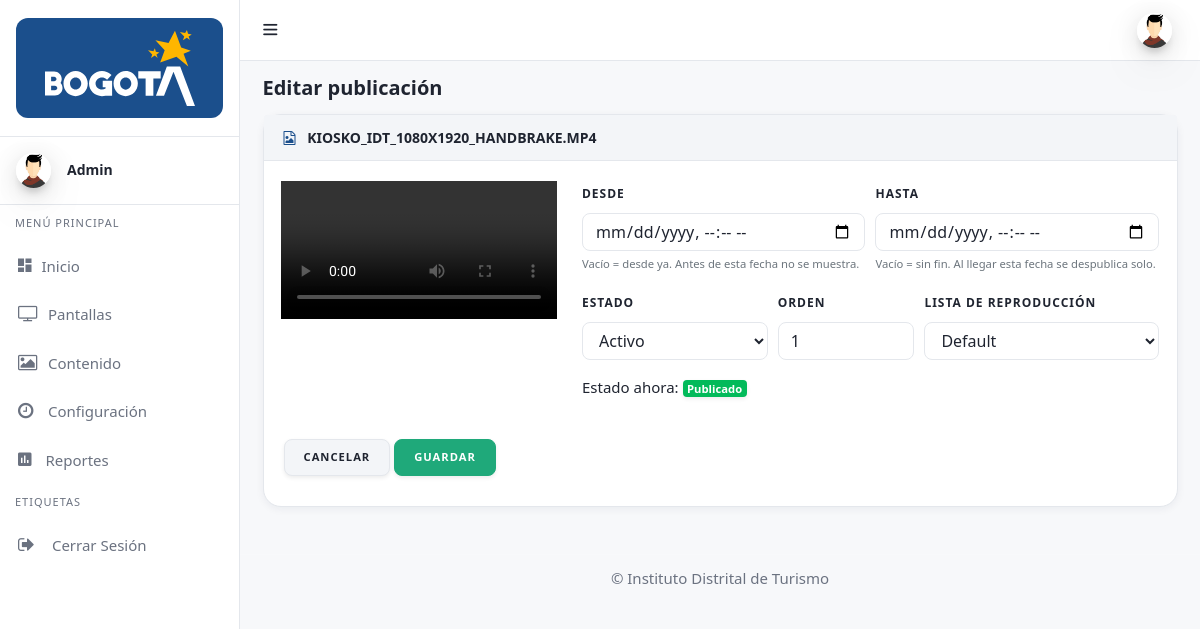
The app's page /admin/editar_contenido.php?id=2 (signed in) with its own data.
### tables this page shows
CREATE TABLE `usuarios` (
  `ID` int(11) NOT NULL,
  `Nombre` varchar(80) NOT NULL,
  `Correo` varchar(80) NOT NULL,
  `Foto_Usuario` varchar(80) NOT NULL,
  `Funcion` int(11) NOT NULL,
  `Password` varchar(50) NOT NULL
);

CREATE TABLE `contenido` (
  `ID` int(11) NOT NULL,
  `URL` varchar(50) NOT NULL,
  `Tipo` varchar(10) NOT NULL,
  `Estado` tinyint(1) NOT NULL,
  `Orden` varchar(20) NOT NULL,
  `Lista-Reproduccion` int(11) NOT NULL,
  `Fecha_Modificación` datetime NOT NULL,
  `Usuario` varchar(50) NOT NULL
);

### admin/assets/php/contenido_helpers.php (called while the page is built, shortened)
<?php
function fecha_input($valor) {
	return $valor ? date("Y-m-d\TH:i", strtotime($valor)) : '';
}

### admin/editar_contenido.php (the view, shortened to what this page needs)
<?php
include 'assets/php/Conexion_DB.php';
include 'assets/php/contenido_helpers.php';
$id = $_SESSION['id_Correo'];
$sql = "SELECT usuarios.ID, usuarios.Nombre, usuarios.Correo, usuarios.Foto_Usuario, funciones_usuario.Funcion FROM usuarios INNER JOIN funciones_usuario ON usuarios.Funcion = funciones_usuario.ID WHERE usuarios.ID = '$id' ";
$resultado = mysqli_query($conexion, $sql);
$datos = mysqli_fetch_array($resultado);
$name_user = $datos['Nombre'];
$mail_user = $datos['Correo'];
$foto_user = $datos['Foto_Usuario'];
$funcion_user = $datos['Funcion'];
$consulta_programacion = mysqli_query($conexion,"SELECT * FROM `lista-reproduccion` ");
$id = (int) ($_GET['id'] ?? $_POST['ID'] ?? 0);
$consulta_imagen = mysqli_query($conexion,"SELECT * FROM `contenido` WHERE ID = $id");
$datos_img = mysqli_fetch_array($consulta_imagen);
$url_img = $datos_img["URL"];
$tipo = $datos_img["Tipo"];
$estado = $datos_img["Estado"];
$orden = $datos_img["Orden"];
$lista_anterior = $datos_img["Lista-Reproduccion"];
$fecha_inicio = $datos_img["Fecha_Inicio"];
$fecha_fin = $datos_img["Fecha_Fin"];
$volver = 'contenido.php';
?>
<!DOCTYPE html>
<html lang="es">
<head>
  <link href="assets/plugins/fancybox/css/jquery.fancybox.min.css" rel="stylesheet" type="text/css"/>
  <link href="assets/plugins/simplebar/css/simplebar.css" rel="stylesheet"/>
  <link href="assets/css/bootstrap.min.css" rel="stylesheet"/>
  <link href="assets/css/animate.css" rel="stylesheet" type="text/css"/>
  <link href="assets/css/icons.css" rel="stylesheet" type="text/css"/>
  <link href="assets/css/sidebar-menu.css" rel="stylesheet"/>
  <link href="assets/css/app-style.css" rel="stylesheet"/>
</head>
<body class="bg-theme bg-theme9">
 <div id="wrapper">
	 <?php include 'assets/php/menu_lateral.php' ?>
	 <?php include 'assets/php/menu_superior.php' ?>
  <div class="content-wrapper">
    <div class="container-fluid">
     <div class="row pt-2 pb-2">
        <div class="col-sm-9">
			<h4 class="page-title">Editar publicación</h4>
	   </div>
     </div>
<div class="row">
        <div class="col-lg-12">
          <div class="card">
			  <div class="card-header text-uppercase"><i class="fa fa-file-image-o"></i> <?php echo htmlspecialchars($url_img); ?></div>
            <div class="card-body">
		<form action="editar_contenido.php" method="POST">
			<div class="row">
				<div class="col-12 col-lg-4">
					<?php $src_img = 'assets/galeria/' . rawurlencode($url_img); ?>
					<?php if ($tipo == 'video'): ?>
						<video width="100%" controls preload="metadata"><source src="<?php echo $src_img; ?>" type="video/mp4"></video>
					<?php else: ?>
						<a href="<?php echo $src_img; ?>" data-fancybox="images" data-caption="<?php echo htmlspecialchars($url_img); ?>">
							<img src="<?php echo $src_img; ?>" class="lightbox-thumb img-thumbnail" alt="">
						</a>
					<?php endif; ?>
				</div>
				<div class="col-12 col-lg-8">
					<div class="form-row">
						<div class="form-group col-md-6">
							<label>Desde</label>
							<input class="form-control" type="datetime-local" name="fecha_inicio" value="<?php echo fecha_input($fecha_inicio); ?>">
							<small class="text-muted">Vacío = desde ya. Antes de esta fecha no se muestra.</small>
						</div>
						<div class="form-group col-md-6">
							<label>Hasta</label>
							<input class="form-control" type="datetime-local" name="fecha_fin" value="<?php echo fecha_input($fecha_fin); ?>">
							<small class="text-muted">Vacío = sin fin. Al llegar esta fecha se despublica solo.</small>
						</div>
						<div class="form-group col-md-4">
							<label>Estado</label>
							<select class="form-control" name="Estado">
								<option value="1" <?php echo $estado == '1' ? 'selected' : ''; ?>>Activo</option>
							</select>
						</div>
						<div class="form-group col-md-3">
							<label>Orden</label>
							<input class="form-control" type="number" name="orden" value="<?php echo (int) $orden; ?>" required>
						</div>
						<div class="form-group col-md-5">
							<label>Lista de reproducción</label>
							<select class="form-control" name="Lista" required>
								<?php foreach ($consulta_programacion as $datos_sliders){ ?>
								<option value="<?php echo (int) $datos_sliders['ID']; ?>" <?php echo $datos_sliders['ID'] == $lista_anterior ? 'selected' : ''; ?>><?php echo htmlspecialchars($datos_sliders['Nombre']); ?></option>
								<?php } ?>
							</select>
						</div>
					</div>
					<p class="mb-0">Estado ahora:
						<?php list(, $etq_estado, $clase_estado) = estado_publicacion($datos_img); ?>
						<span class="badge <?php echo $clase_estado; ?>"><?php echo $etq_estado; ?></span>
					</p>
				</div>
			</div>
			<div class="form-footer">
				<a href="<?php echo htmlspecialchars($volver); ?>" class="btn btn-secondary">Cancelar</a>
				<input type="submit" class="btn btn-success" name="Actualizar" value="Guardar">
			</div>
        </form>
            </div>
          </div>
        </div>
      </div>
    </div>
   </div>
	<footer class="footer">
      <div class="container">
        <div class="text-center">
          © Instituto Distrital de Turismo
        </div>
      </div>
    </footer>
  </div>
</body>
</html>

### admin/assets/php/menu_lateral.php (shortened to what this page needs)
<?php
function idt_avatar($foto, $correo, $class = '', $variant = 'circle') {
	$foto = trim((string) $foto);
	if ($foto !== '' && file_exists(__DIR__ . '/../../' . $foto)) {
		return '<img class="' . htmlspecialchars($class) . '" src="' . htmlspecialchars($foto) . '" alt="Foto de perfil">';
	}
	$inicial = strtoupper(substr(trim((string) $correo), 0, 1));
	$variantClass = $variant === 'block' ? 'avatar-initial-block' : 'avatar-initial';
	return '<span class="' . $variantClass . ' ' . htmlspecialchars($class) . '">' . htmlspecialchars($inicial) . '</span>';
}
?>
<div id="sidebar-wrapper" data-simplebar="" data-simplebar-auto-hide="true">
	<div class="brand-logo">
      <a href="index.php" class="brand-logo-link">
       <span class="brand-plate">
         <img src="assets/images/logo-bogota.svg" class="brand-logo-svg" alt="Bogotá">
       </span>
     </a>
   </div>
   <div class="user-details">
	  <div class="media align-items-center user-pointer collapsed" data-toggle="collapse" data-target="#user-dropdown">
	    <div class="avatar">
			<?php echo idt_avatar($foto_user, $mail_user, 'mr-3 side-user-img'); ?>
		  </div>
	     <div class="media-body">
	     <h6 class="side-user-name"><?php echo $name_user; ?></h6>
	    </div>
       </div>
     </div>
      <ul class="sidebar-menu do-nicescrol">
      <li class="sidebar-header">MENÚ PRINCIPAL</li>
      <li>
        <a href="inicio.php" class="waves-effect">
          <i class="zmdi zmdi-view-dashboard"></i><span>Inicio</span>
        </a>
      </li>
	  <li>
        <a href="modulos.php" class="waves-effect">
          <i class="fa fa-tv"></i><span>Pantallas</span>
        </a>
      </li>
	  <li>
        <a href="contenido.php" class="waves-effect">
          <i class="fa fa-picture-o"></i><span>Contenido</span>
        </a>
      </li>
	  <li>
        <a href="configuracion.php" class="waves-effect">
          <i class="fa fa-clock-o"></i><span>Configuración</span>
        </a>
      </li>
	<?php
		if($funcion_user == 'Administrador'){
			echo '
	<li>
        <a href="reporte_pantallas.php" class="waves-effect">
          <i class="zmdi zmdi-chart"></i> <span>Reportes</span>
        </a>
      </li>
			';
		}
	?>
      <li class="sidebar-header">ETIQUETAS</li>
      <li>
		  <a href="assets/php/logout.php" class="waves-effect"><i class="fa fa-sign-out"></i>
		  <span>Cerrar Sesión</span></a>
	   </li>
    </ul>
   </div>

### admin/assets/css/sidebar-menu.css (style rules this page uses)
.sidebar-menu { list-style: none; margin: 0; padding: 0; background-color: transparent; }
.sidebar-menu>li { position: relative; margin: 0; padding: 0; }
.sidebar-menu>li>a { padding: 13px 5px 13px 15px; display: block; border-left: 3px solid transparent; color: rgba(255, 255, 255, 0.65); font-size: 15px; }
.sidebar-menu>li>a>.fa { width: 20px; }
.sidebar-menu li.sidebar-header { padding: 10px 25px 10px 15px; font-size: 12px; color: rgba(255, 255, 255, 0.5); }
.sidebar-menu a { color: #b8c7ce; text-decoration: none; }

### records on screen
usuarios: Foto_Usuario (picture), Nombre "Admin"
contenido: URL "KIOSKO_IDT_1080X1920_HANDBRAKE.MP4", Estado "Activo", orden "1", Lista "Default"

### other values on screen
$etq_estado "Publicado"
